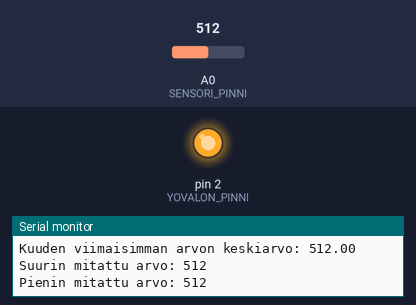
Bench run of a sketch on a simulated Arduino Uno, built with avr-gcc and run on an emulated ATmega328P. On the bench: output pins drawn as LEDs (lit = HIGH), the last lines printed to the serial monitor. The inputs (shaded band) are chosen by the test bench; at power-on: A0 (SENSORI_PINNI) = 512.

Above: at 1.2 s.
1.3 s: A0 (SENSORI_PINNI) set to 690
3.3 s: A0 (SENSORI_PINNI) set to 707
At 4.6 s:
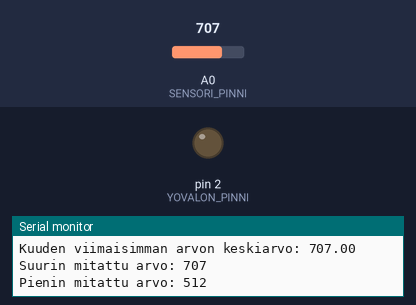
5.8 s: A0 (SENSORI_PINNI) set to 511
At 7.2 s:
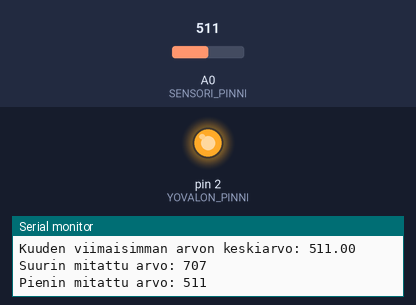
8.0 s: A0 (SENSORI_PINNI) set to 710
At 9.8 s:
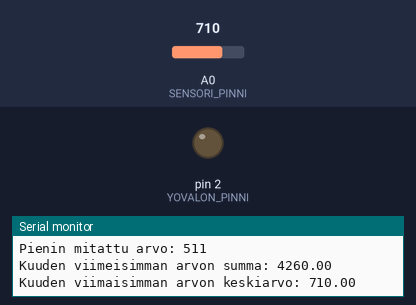
Timing chart, 0 to 11.1 s (numbered marks = the images above; inputs shaded):
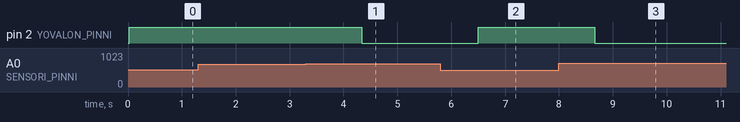

The sketch:

mittausTehtava.ino
```cpp
/*
Vektorialgebra, mittaustehtävä
Ryhmä 3
*/

//#define DEBUG // Näytä debuggaus tulosteet sarjamonitorilla poistamalla tämän rivin alussa oleva kommentointi

#define MITATTAVIEN_ARVOJEN_LKM 6
#define SENSORI_PINNI A0
#define YOVALON_PINNI 2

// Ylimääräinen funktio, joka sytyttää led-valon (Yövalo) jos 6 sensoriarvon keskiarvo on riittävän alhainen, eli on pimeää :)
void yovalo(int keskiarvo){
  if(keskiarvo < 700){
    digitalWrite(YOVALON_PINNI, HIGH);
    }
    else {
      digitalWrite(YOVALON_PINNI, LOW);
      }
  }

int i = 0; // Indeksin lukumäärä
int tmp = 0; // Muuttuja, johon sensoriarvo tallennetaan väliaikaisesti järjestettäessä mitattuja arvoja nousevaan järjestykseen
int sensoriArvo = 0;
int mitatutSensoriArvot[MITATTAVIEN_ARVOJEN_LKM]; // Taulukko johon 6 mitattua sensoriarvoa talletetaan
float sensoriarvojenSumma = 0; // Flotari muuttuja, jotta voidaan tulostaa keskiarvo kahden desimaalin tarkkuudell.
int suurinMitattuArvo = 0;
int pieninMitattuArvo = 1023; // Suurin mahdollinen sensoriarvo 5V jännitteellä, joten pienin mitattu arvo on varmasti tätä pienempi ja lähtee päivittymään joka mittauksella. Unon A/D-muunnin on 10-bit.

void setup() {
    Serial.begin(9600);
    pinMode(YOVALON_PINNI, OUTPUT);
}

void loop() {

    // Ohjelman mittaa ja päivittää 6 viimeisimmän arvon keskiarvon, maksimin ja minimin tämän for-silmukan sisällä.
    for (i = 0; i < MITATTAVIEN_ARVOJEN_LKM; i++) {

        sensoriArvo = analogRead(SENSORI_PINNI);
        // Summataan luettu sensoriarvo sensoriarvojenSumma -muuttujaan
        sensoriarvojenSumma += sensoriArvo;
        // Lisätään mitattu sensoriarvo taulukkoon, jota käytetään suurimman ja pienimmän mitatun arvon näyttämiseen
        mitatutSensoriArvot[i] = sensoriArvo;

        // Debuggaus tulostelua...
        #ifdef DEBUG
        Serial.print("Yksittainen mitattu arvo ");
        Serial.print(i+1);
        Serial.print("/6: ");
        Serial.println(sensoriArvo);
        #endif

        // Jos kerätty indeksin lukumäärä on 5 (0,1,2,3,4,5), eli vuorossa on mittauskierroksen kuudes mittaus...
        if (i == MITATTAVIEN_ARVOJEN_LKM - 1) {

            // Tulostetaan sarjamonitorille 6 viimeisimmän mitatun arvon yhteenlaskettu summa
            Serial.print("Kuuden viimeisimman arvon summa: ");
            Serial.println(sensoriarvojenSumma);

            // Tulostetaan sarjamonitorille 6 viimeisimmän mitatun arvon keskiarvo
            Serial.print("Kuuden viimaisimman arvon keskiarvo: ");
            Serial.println(sensoriarvojenSumma / MITATTAVIEN_ARVOJEN_LKM);

            yovalo(sensoriarvojenSumma / MITATTAVIEN_ARVOJEN_LKM);

            // Järjestetään 6 viimeisintä mitattua arvoa nousevaan järjestykseen..
                for (int j = 0; j < MITATTAVIEN_ARVOJEN_LKM; j++) {
                    if (mitatutSensoriArvot[j] >= mitatutSensoriArvot[i]) { // Suoritetaan vertailu
                        tmp = mitatutSensoriArvot[i]; // Talletetaan viimeisin mittaus väliaikaisesti muuttujaan.
                        mitatutSensoriArvot[i] = mitatutSensoriArvot[j]; // Korvataan taulukkoon talletettu sensoriarvo
                        mitatutSensoriArvot[j] = tmp; // Talletetaan viimeisin mittaus uuteen kohtaan taulukossa.
                    }
                }

                // Debuggaus tulostelua...
                #ifdef DEBUG
                Serial.print("Taman mittauskierroksen suurin arvo: ");
                Serial.println(mitatutSensoriArvot[5]);
                Serial.print("Taman mittauskierroksen pienin arvo: ");
                Serial.println(mitatutSensoriArvot[0]);
                #endif

            // Jos aiemmin mitattu suurin sensoriarvo on pienempi, kuin 6 viimeisimmän mittauksen suurin arvo, niin päivitetään muuttujaan talletettu suurin sensoriarvo (max).
            if (suurinMitattuArvo < mitatutSensoriArvot[5]) {
                suurinMitattuArvo = mitatutSensoriArvot[5];
            }
            Serial.print("Suurin mitattu arvo: ");
            Serial.println(suurinMitattuArvo);

            // Jos aiemmin mitattu pienin sensoriarvo on suurempi, kuin 6 viimeisimmän mittauksen pienin arvo, niin päivitetään muuttujaan talletettu pienin sensoriarvo (min).
            if (pieninMitattuArvo > mitatutSensoriArvot[0]) {
                pieninMitattuArvo = mitatutSensoriArvot[0];
            }
            Serial.print("Pienin mitattu arvo: ");
            Serial.println(pieninMitattuArvo);

            // Alusttaan mitattujen sensoriarvojen yhteenlaskettu summa takaisin nollaan, koska vuorossa oli mittauskierroksen kuudes mittaus
            sensoriarvojenSumma = 0;
            // Tyhjennetän myös taulukko, johon mittaustulokset oli talletettu
            mitatutSensoriArvot[MITATTAVIEN_ARVOJEN_LKM] = {0};
        }

    }
    // Tämä on vain sen takia, että sarjamonitorille tulostettu data on selkeämmin luettavaa
    Serial.println();
    // Tehdään uusi kuuden mittauksen sarja sekunnin välein
    delay(1000);

}
```

Measured:
- the behaviour switches between 699 and 700 on A0 (SENSORI_PINNI) (found by bisection; images 0 and 1)
- after the input at 3.3 s, pin 2 (YOVALON_PINNI): HIGH → LOW after 1.0 s
- after the input at 5.8 s, pin 2 (YOVALON_PINNI): LOW → HIGH after 0.70 s
- after the input at 8.0 s, pin 2 (YOVALON_PINNI): HIGH → LOW after 0.66 s
